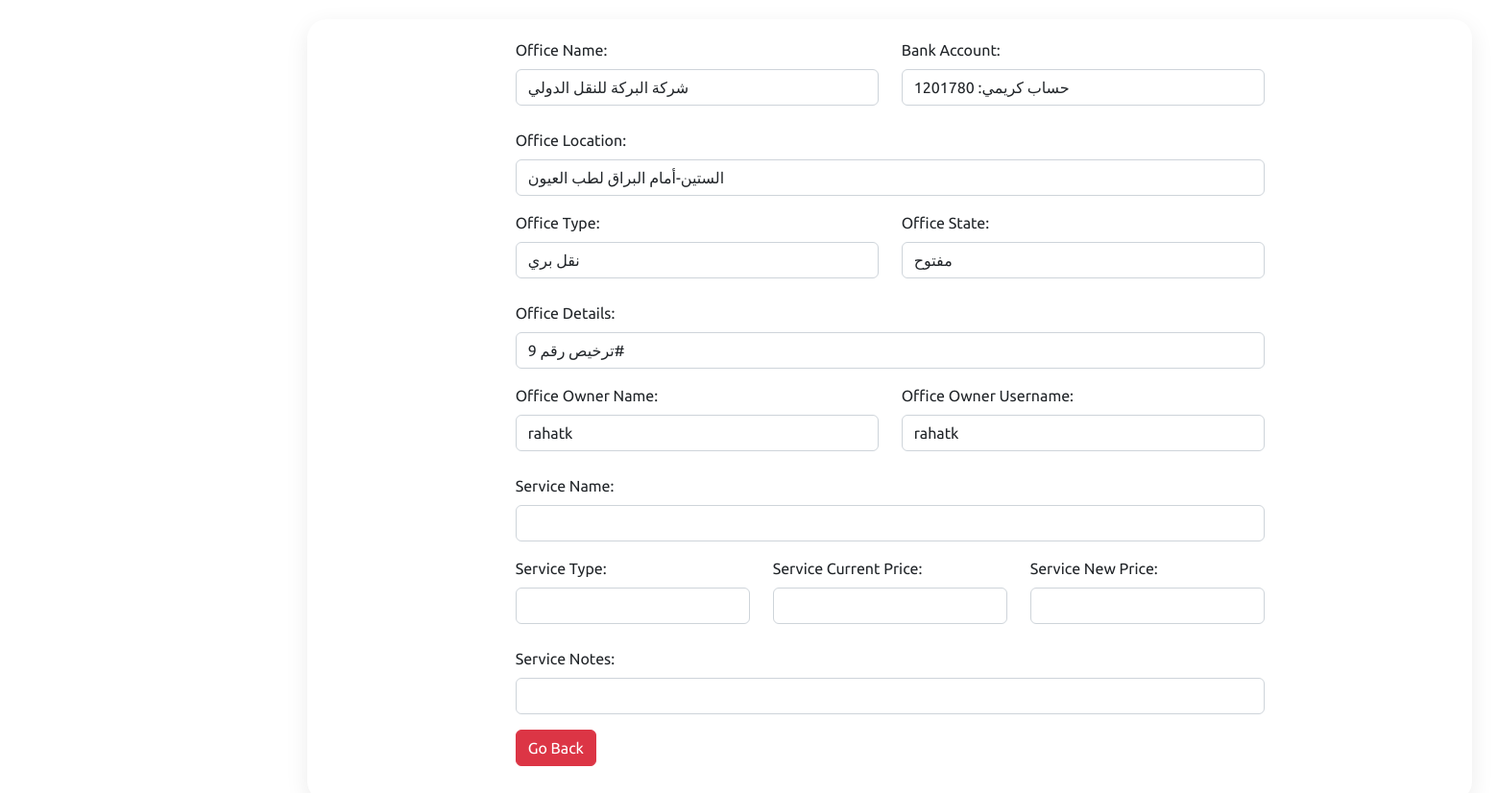
Screenshot of /admin/offices/view.php?id=3 with the database file from the repository.
### tables this page shows
CREATE TABLE `offices` (
  `office_id` int(11) NOT NULL,
  `office_name` varchar(65) NOT NULL,
  `office_secondname` varchar(85) NOT NULL,
  `office_location` varchar(100) NOT NULL,
  `office_image` varchar(255) NOT NULL,
  `bank_account` varchar(80) NOT NULL,
  `office_rate` double NOT NULL,
  `date_create` timestamp NOT NULL DEFAULT current_timestamp() ON UPDATE current_timestamp(),
  `office_type` varchar(20) NOT NULL,
  `office_state` varchar(15) NOT NULL DEFAULT '1',
  `offowner_office` int(6) NOT NULL,
  `office_details` varchar(150) NOT NULL,
  `phone_number` int(18) NOT NULL
);

CREATE TABLE `office_owner` (
  `officeowner_id` int(11) NOT NULL,
  `officeowner_name` varchar(50) NOT NULL,
  `officeowner_username` varchar(50) NOT NULL,
  `officeowner_password` varchar(25) NOT NULL,
  `isactive` tinyint(2) NOT NULL DEFAULT 1
);

### admin/offices/view.php (the view, shortened to what this page needs)
<?php
include "../db_conn.php";
$id = $_GET["id"];
?>
<!DOCTYPE html>
<html lang="en">
<head>
  <link rel="stylesheet" href="../assets/css/style.css">
  <link href="https://cdn.jsdelivr.net/npm/bootstrap@5.2.3/dist/css/bootstrap.min.css" rel="stylesheet">
  <link rel="stylesheet" href="https://cdnjs.cloudflare.com/ajax/libs/font-awesome/6.4.0/css/all.min.css" />
</head>
<body>
<div class="main">
    <div class="details">
    <div class="recentOrders">
        <div class="container">
            <?php
            $sql = "SELECT * FROM `offices` WHERE office_id = $id LIMIT 1";
            $result = mysqli_query($conn, $sql);
            $office = mysqli_fetch_assoc($result);
            ?>
            <div class="container d-flex justify-content-center">
                <form action="" method="post" style="width:50vw; min-width:300px;">
                    <div class="row mb-3">
                        <div class="col">
                            <label class="form-label">Office Name:</label>
                            <input type="text" class="form-control" value="<?php echo $office ? $office['office_name'] : ''; ?>">
                        </div>
                        <div class="col">
                            <label class="form-label">Bank Account:</label>
                            <input type="text" class="form-control" value="<?php echo $office ? $office['bank_account'] : ''; ?>">
                        </div>
                        <div class="mb-3"><br>
                            <label class="form-label">Office Location:</label>
                            <input type="text" class="form-control" value="<?php echo $office ? $office['office_location'] : ''; ?>">
                        </div>
                        <div class="col">
                            <label class="form-label">Office Type:</label>
                            <input type="text" class="form-control" value="<?php echo $office ? $office['office_type'] : ''; ?>">
                        </div>
                        <div class="col">
                            <label class="form-label">Office State:</label>
                            <input type="text" class="form-control" value="<?php echo $office ? $office['office_state'] : ''; ?>">
                        </div>
                        <div class="mb-3"><br>
                            <label class="form-label">Office Details:</label>
                            <input type="text" class="form-control" value="<?php echo $office ? $office['office_details'] : ''; ?>">
                        </div>
                        <?php
                        $sql = "SELECT * FROM `office_owner` WHERE officeowner_id = $id LIMIT 1";
                        $result = mysqli_query($conn, $sql);
                        $owner = mysqli_fetch_assoc($result);
                        ?>
                        <div class="col">
                            <label class="form-label">Office Owner Name:</label>
                            <input type="text" class="form-control" value="<?php echo $owner ? $owner['officeowner_name'] : ''; ?>">
                        </div>
                        <div class="col">
                            <label class="form-label">Office Owner Username:</label>
                            <input type="text" class="form-control" value="<?php echo $owner ? $owner['officeowner_username'] : ''; ?>">
                        </div>
                        <?php
                        $sql = "SELECT * FROM `services_table` WHERE service_id = $id LIMIT 1";
                        $result = mysqli_query($conn, $sql);
                        $service = mysqli_fetch_assoc($result);
                        ?>
                        <div class="mb-3"><br>
                            <label class="form-label">Service Name:</label>
                            <input type="text" class="form-control" value="<?php echo $service ? $service['service_name'] : ''; ?>">
                        </div>
                        <div class="col">
                            <label class="form-label">Service Type:</label>
                            <input type="text" class="form-control" value="<?php echo $service ? $service['service_type'] : ''; ?>">
                        </div>
                        <div class="col">
                            <label class="form-label">Service Current Price:</label>
                            <input type="text" class="form-control" value="<?php echo $service ? $service['service_current_price'] : ''; ?>">
                        </div>
                        <div class="col">
                            <label class="form-label">Service New Price:</label>
                            <input type="text" class="form-control" value="<?php echo $service ? $service['service_new_price'] : ''; ?>">
                        </div>
                        <div class="mb-3"><br>
                            <label class="form-label">Service Notes:</label>
                            <input type="text" class="form-control" value="<?php echo $service ? $service['service_notes'] : ''; ?>">
                        </div>
                        <div>
                            <a href="../offices.php" class="btn btn-danger">Go Back</a>
                        </div>
                    </div>
                </form>
            </div>
        </div>
    </div>
    </div>
</div>
</body>
</html>

### admin/assets/css/style.css (style rules this page uses)
* { font-family: "Ubuntu", sans-serif; margin: 0; padding: 0; box-sizing: border-box; }
:root { --blue: #c23616; --white: #fff; --gray: #f5f5f5; --black1: #222; --black2: #999; }
body { min-height: 100vh; overflow-x: hidden; }
.container { position: relative; width: 100%; }
.main { position: absolute; width: calc(100% - 300px); left: 300px; min-height: 100vh; background: var(--white); transition: 0.5s; }
.details { position: relative; width: 150%; padding: 20px; display: grid; grid-template-columns: 2fr 1fr; grid-gap: 30px; }
.details .recentOrders { position: relative; display: grid; min-height: 500px; background: var(--white); padding: 20px; box-shadow: 0 7px 25px rgba(0, 0, 0, 0.08); border-radius: 20px; }

### rows the page displays
offices: office_name "شركة البركة للنقل الدولي", bank_account "حساب كريمي: 1201780", office_location "الستين-أمام البراق لطب العيون", office_type "نقل بري", office_state "مفتوح", office_details "ترخيص رقم 9#"
office_owner: officeowner_name "rahatk", officeowner_username "rahatk"
